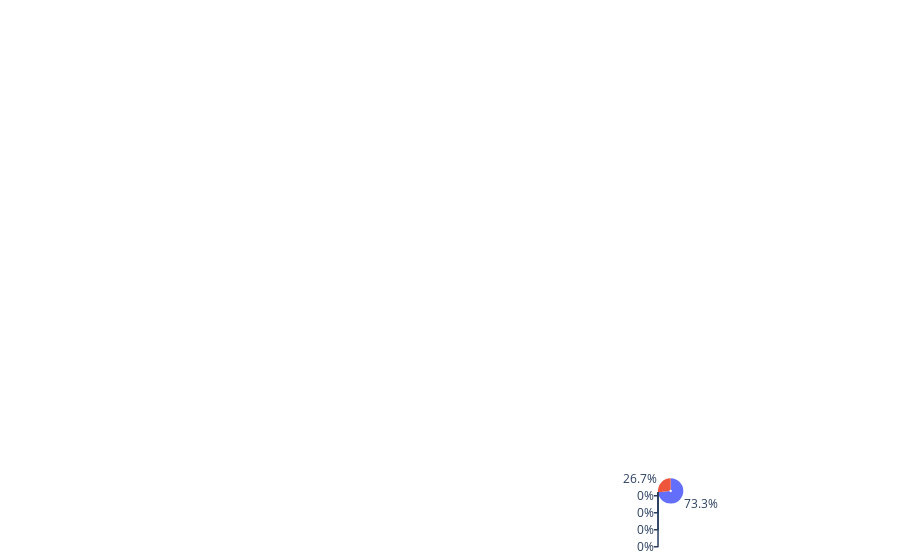

Notebook code cell kept with this figure:
### Code cell
fig = make_frame(dayData[0], iataDct)
fig.show()

### Figure 1 — Plotly figure (JSON) as saved in the notebook; plotly's stock layout.template omitted (floating-point values rounded to 4 significant figures)
{"data": [{"domain": {"x": [0.7202, 0.7702], "y": [0.00672, 0.05672]}, "hole": 0.1, "labels": ["Arr 0-2", "Arr 2-4", "Arr 4+", "Conn 0-2", "Conn 2-4", "Conn 4+"], "showlegend": false, "type": "pie", "values": [0, 33, 12, 0, 0, 0]}], "layout": {"geo": {"landcolor": "LightGray", "lataxis": {"showgrid": true}, "lonaxis": {"showgrid": true}, "projection": {"type": "albers usa"}, "scope": "usa", "showland": true}, "margin": {"b": 0, "l": 0, "r": 0, "t": 0}}}
